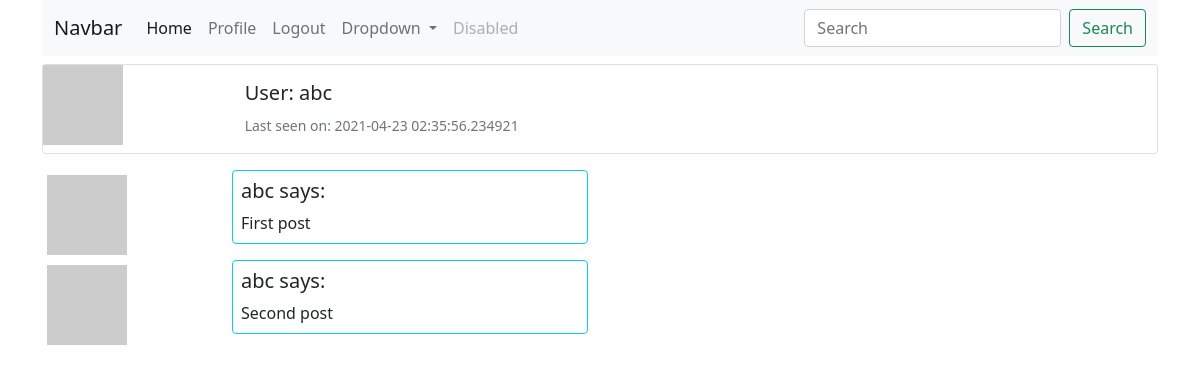
The page /user/abc (signed in) on the database its author committed.
### app/models.py (models this page shows, shortened)
class User(UserMixin, db.Model):
    id = db.Column(db.Integer, primary_key=True)
    username = db.Column(db.String(64), index=True, unique=True)
    email = db.Column(db.String(120), index=True, unique=True)
    password_hash = db.Column(db.String(128))
    posts = db.relationship('Post', backref='author', lazy='dynamic')
    about_me = db.Column(db.String(140))
    last_seen = db.Column(db.DateTime, default=datetime.utcnow)
    def avatar(self, size):
        digest = md5(self.email.lower().encode('utf-8')).hexdigest()
        return f'https://gravatar.com/avatar/{digest}?d=identicon&s={size}'

### app/routes.py (the view)
@app.route('/user/<username>')
@login_required
def user(username):
    user = User.query.filter_by(username=username).first_or_404()
    posts = [
        {'author': user, 'body': 'First post'},
        {'author': user, 'body': 'Second post'}
    ]
    return render_template('user.html', title=username, user=user, posts=posts)

### app/models.py (called while the page is built)
@login.user_loader
def load_user(id):
    return User.query.get(int(id))

### app/routes.py (called while the page is built)
@app.before_request
def before_request():
    if current_user.is_authenticated:
        current_user.last_seen = datetime.utcnow()
        db.session.commit()

### app/templates/user.html (shortened to what this page needs)
{% extends 'base.html' %}
{% block content %}
<div class="card mb-3">
    <div class="row g-0">
        <div class="col-md-2">
            <img src="{{ user.avatar(64) }}" alt="avatar of {{ user.username }}">
        </div>
        <div class="col-md-4">
            <div class="card-body">
                <h5 class="card-title">User: {{ user.username }}</h5>
                {% if user.last_seen %}<p class="card-text"><small class="text-muted">Last seen on: {{ user.last_seen }}</small></p>{% endif %}
            </div>
        </div>
    </div>
</div>
{% for post in posts %}
{% include '_post.html' %}
{% endfor %}
{% endblock content %}

### app/templates/_post.html
<div class="row justify-content-start">
    <div class="col-2">
        <img src="{{ user.avatar(36) }}" alt="avatar of {{ user.username }}" class="img-thumbnail border-white">
    </div>
    <div class="col-4">
        <div class="card mb-2 border-info">
            <div class="card-body p-2">
                <h5 class="card-title">{{ post.author.username }} says:</h5>
                <p class="card-text">{{ post.body }}</p>
            </div>
        </div>
    </div>
</div>

### rows shown on the page
User: username "abc", last_seen "2021-04-23 02:35:56.234921", author.username "abc" "abc"

### other values the page prints
{{ post.body }} "First post" "Second post"
